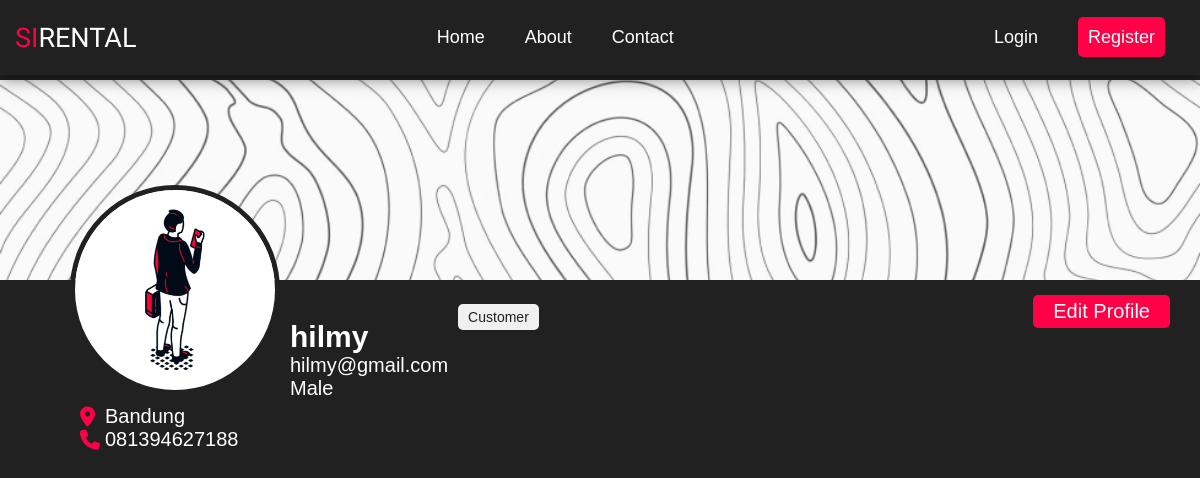
The app's page /profile.php?user_id=3, older data.
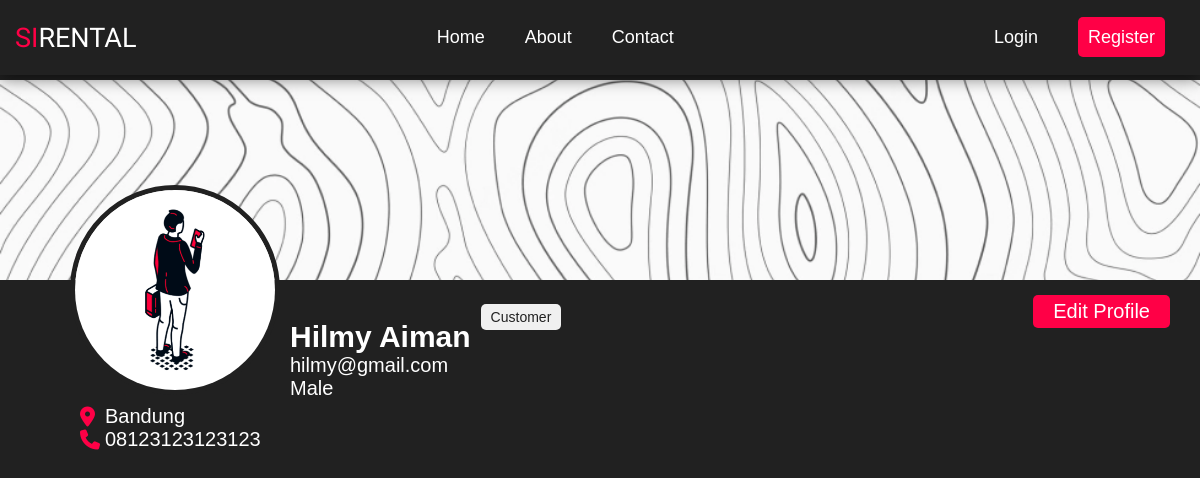
The same page, newer data.
### tables this page shows
CREATE TABLE IF NOT EXISTS `users` (
  `user_id` int(11) NOT NULL AUTO_INCREMENT,
  `user_name` varchar(50) DEFAULT NULL,
  `user_email` varchar(30) NOT NULL,
  `user_password` varchar(16) NOT NULL,
  `user_address` varchar(50) DEFAULT NULL,
  `user_phone` varchar(50) DEFAULT NULL,
  `user_gender` char(50) DEFAULT NULL,
  `user_level` int(11) NOT NULL,
  PRIMARY KEY (`user_id`),
  UNIQUE KEY `user_email` (`user_email`)
);

### profile.php (the view, shortened to what this page needs)
<?php
include('server/connection.php');
$id = $_GET['user_id'];
$query = "SELECT * FROM users WHERE user_id = $id";
$result = mysqli_query($conn, $query);
$row = mysqli_fetch_assoc($result);
include("layouts/navbar.php");
?>
<?php if ($row['user_level'] == 0) {
  $role = "Admin";
} else if ($row['user_level'] == 1) {
  $role = "Member";
} else {
  $role = "Customer";
}
?>
<div class="container-profile">
  <div class="background-profile">
    <img src="assets/background/topo.png" alt="" class="background-image" />
  </div>
  <div class="content-profile">
    <div>
      <img src="assets/icon/<?php echo $role; ?>.png" alt="" class="profile-image" />
    </div>
    <div class="profile-data">
      <h2><?php echo $row['user_name'] ?></h2>
      <p><?php echo $row['user_email'] ?></p>
      <p><?php if ($row['user_gender'] == "M") {
            $gender = "Male";
          } else if ($row['user_gender'] == 'F') {
            $gender = "Female";
          } else {
            $gender = "Undefined";
          }
          echo $gender;
          ?>
      </p>
      <div class="profile-data-privacy">
        <div>
          <i class="fa-solid fa-location-dot"></i>
          <p><?php echo $row['user_address'] ?></p>
        </div>
        <div>
          <i class="fa-solid fa-phone"></i>
          <p><?php echo $row['user_phone'] ?></p>
        </div>
      </div>
    </div>
    <div class="role" type="<?php echo $role ?>">
      <?php echo $role ?>
    </div>
    <a href="editProfile.php?user_id=<?php echo $row['user_id'] ?>" class="btn-edit-profil">
      <div>Edit Profile</div>
    </a>
  </div>
</div>
<?php
include('layouts/sidebar.php');
?>
</body>
</html>

Row changes from the older to the newer data that the page shows:
changed users "hilmy@gmail.com": user_name "hilmy" → "Hilmy Aiman"; user_phone "081394627188" → "08123123123123"
